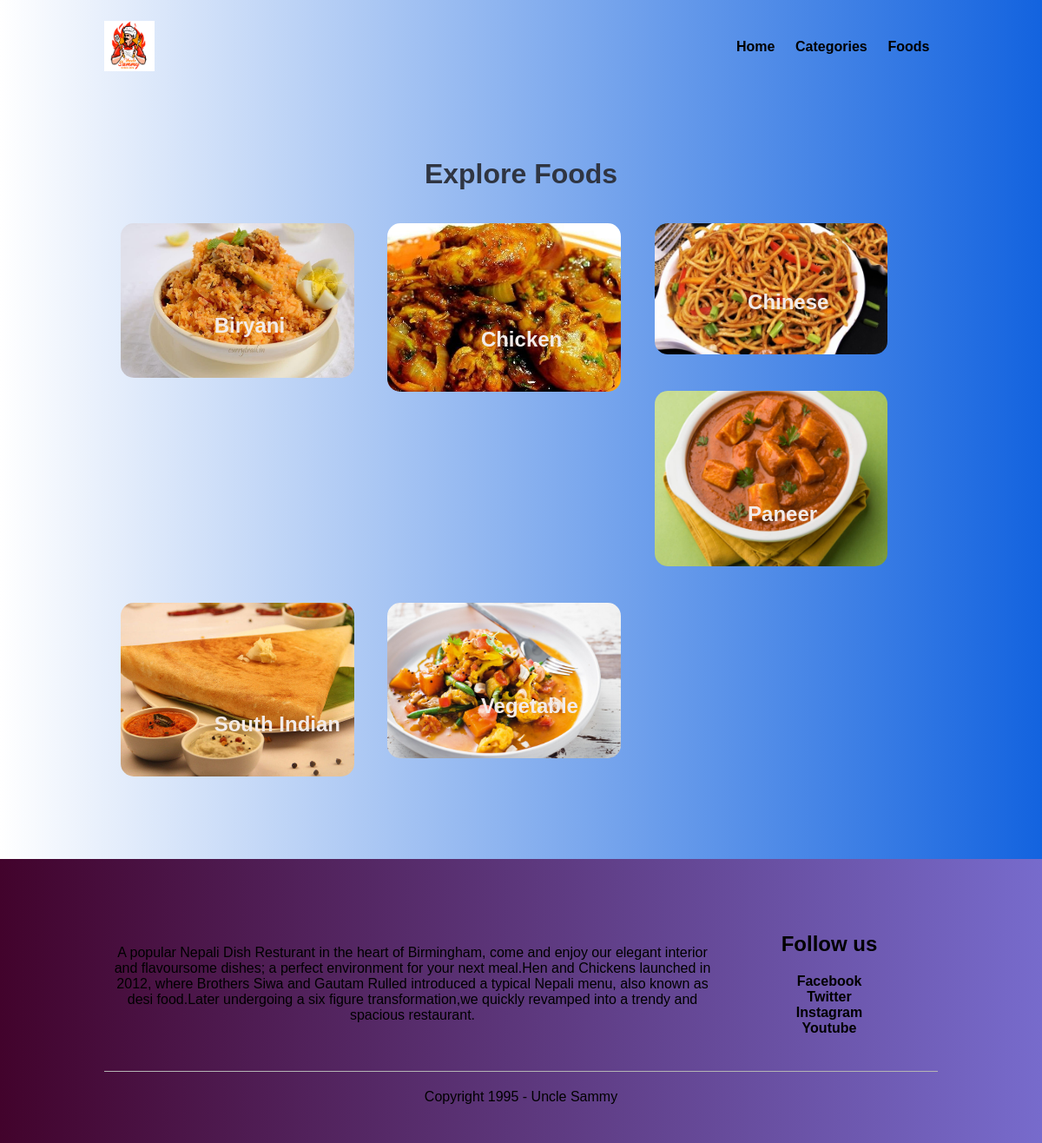
Page /food-order/categories.php on the committed database.
### tables this page shows
CREATE TABLE `category` (
  `id` int(10) UNSIGNED NOT NULL,
  `title` varchar(100) NOT NULL,
  `image_name` varchar(255) NOT NULL,
  `featured` varchar(10) NOT NULL,
  `active` varchar(10) NOT NULL
);

### food-order/categories.php (the view, shortened to what this page needs)
<?php include('partials-front/menu.php'); ?>
    <section class="categories">
        <div class="container">
            <h2 class="text-center">Explore Foods</h2>
            <?php
                $sql = "SELECT * FROM category WHERE active='Yes'";
                $res = mysqli_query($conn, $sql);
                $count = mysqli_num_rows($res);
                if($count>0)
                {
                    while($row=mysqli_fetch_assoc($res))
                    {
                        $id = $row['id'];
                        $title = $row['title'];
                        $image_name = $row['image_name'];
                        ?>
                        <a href="<?php echo SITEURL; ?>category-foods.php?category_id=<?php echo $id; ?>">
                            <div class="box-3 float-container">
                                <?php
                                    if($image_name=="")
                                    {
                                        echo "<div class='error'>Image not found.</div>";
                                    }
                                    else
                                    {
                                        ?>
                                        <img src="<?php echo SITEURL; ?>images/category/<?php echo $image_name; ?>" alt="" class="img-responsive img-curve">
                                        <?php
                                    }
                                ?>
                                <h3 class="float-text text-white"><?php echo $title; ?></h3>
                            </div>
                        </a>
                        <?php
                    }
                }
                else
                {
                    echo "<div class='error'>Category not found.</div>";
                }
            ?>
        </div>
    </section>
    <?php include('partials-front/footer.php'); ?>

### food-order/partials-front/menu.php (shortened to what this page needs)
<!DOCTYPE html>
<html lang="en">
<head>
    <link rel="stylesheet" href="css/style.css">
    <link
      rel="stylesheet"
      href="https://stackpath.bootstrapcdn.com/font-awesome/4.7.0/css/font-awesome.min.css"
    />
</head>
<body>
    <section class="navbar">
        <div class="container">
            <div class="logo">
                <a href=""<?php echo SITEURL;?>index.php"" title="Logo">
                    <img src="images/logo1.jpg" alt="Restaurant Logo" class="img-responsive">
                </a>
            </div>
            <div class="menu text-right">
                <ul>
                    <li>
                        <a href="<?php echo SITEURL;?>index.php">Home</a>
                    </li>
                    <li>
                        <a href="<?php echo SITEURL; ?>categories.php">Categories</a>
                    </li>
                    <li>
                        <a href="<?php echo SITEURL; ?>foods.php">Foods</a>
                    </li>
                </ul>
            </div>
        </div>
    </section>

### food-order/partials-front/footer.php
  <link rel="stylesheet" href="css/footer.css">
<div class="footer">
  <div class="container">
    <div class="row">
      <div class="footer-col-2">
        <p>
          A popular Nepali Dish Resturant in the heart of Birmingham, come and enjoy our elegant interior and flavoursome dishes;
          a perfect environment for your next meal.Hen and Chickens launched in 2012, where Brothers Siwa and Gautam Rulled introduced a typical Nepali menu,
           also known as desi food.Later undergoing a six figure transformation,we quickly revamped into a trendy and spacious restaurant.
      </div>
      <div class="footer-col-4">
        <h3>Follow us</h3>
        <ul>
          <li><a href="https://www.facebook.com/">Facebook</a></li>
          <li><a href="https://twitter.com/">Twitter</a></li>
          <li><a href="https://www.instagram.com/">Instagram</a></li>
          <li><a href="https://www.youtube.com/">Youtube</a></li>
        </ul>
      </div>
    </div>
    <hr />
    <p class="copyright">Copyright 1995 - Uncle Sammy</p>
  </div>
</div>
</body>
</html>

### food-order/css/style.css (style rules this page uses)
* { margin: 0 0; padding: 0 0; font-family: Arial, Helvetica, sans-serif; }
body { background: linear-gradient(90deg, #ffffff, #1363DF); }
.container { width: 80%; margin: 0 auto; padding: 2%; }
.img-responsive { width: 100%; }
.img-curve { border-radius: 15px; }
.text-right { text-align: right; }
.text-center { text-align: center; }
.text-white { color: #F2EBE9; }
a { color: #000000; text-decoration: none; }
h2 { color: #2f3542; font-size: 2rem; margin-bottom: 2%; }
h3 { font-size: 1.5rem; color:#000000; }
.float-container { position: relative; }
.float-text { position: absolute; bottom: 50px; left: 40%; }
.logo { width: 6%; float: left; }
.menu { line-height: 60px; }
.menu ul { list-style-type: none; }
.menu ul li { display: inline; padding: 1%; font-weight: bold; }
.categories { padding: 4% 0; }
.box-3 { width: 28%; float: left; margin: 2%; }

### food-order/css/footer.css (style rules this page uses)
.footer { background: linear-gradient(90deg, #42032C, #776BCC); color: #000000; padding: 60px 0 20px; }
.footer p { color: #000000; }
.footer h3 { color: #000000; margin-bottom: 20px; }
.footer-col-1, .footer-col-2, .footer-col-3, .footer-col-4 { min-width: 250px; margin-bottom: 20px; }
.footer-col-2 { flex: 1; text-align: center; }
.footer-col-3, .footer-col-4 { flex-basis: 12%; text-align: center; }
ul { list-style-type: none; }
.footer hr { border: none; background: #b5b5b5; height: 1px; margin: 20px 0; }
.copyright { text-align: center; }
.container { max-width: 1300px; margin: auto; padding-left: 25px; padding-right: 25px; }
.row { display: flex; align-items: center; flex-wrap: wrap; justify-content: space-around; }
.footer-col-4 ul li a { text-decoration:none; font-weight:bold; color: #000000; }
.footer-col-4 h3 { color:#000000; }

### rows in the picture
category: image_name (picture), title "Biryani"
category: image_name (picture), title "Chicken"
category: image_name (picture), title "Chinese"
category: image_name (picture), title "Paneer"
category: image_name (picture), title "South Indian"
category: image_name (picture), title "Vegetable"
